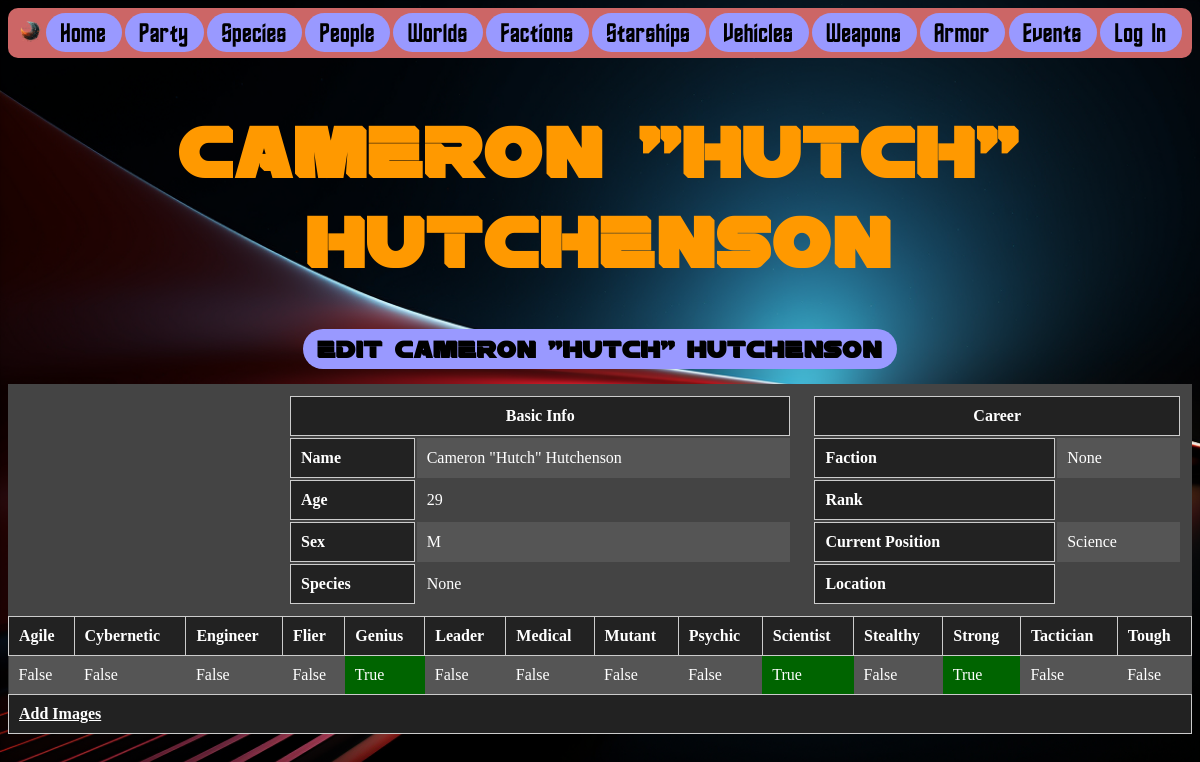
Page /people/11/ on the earlier database version.
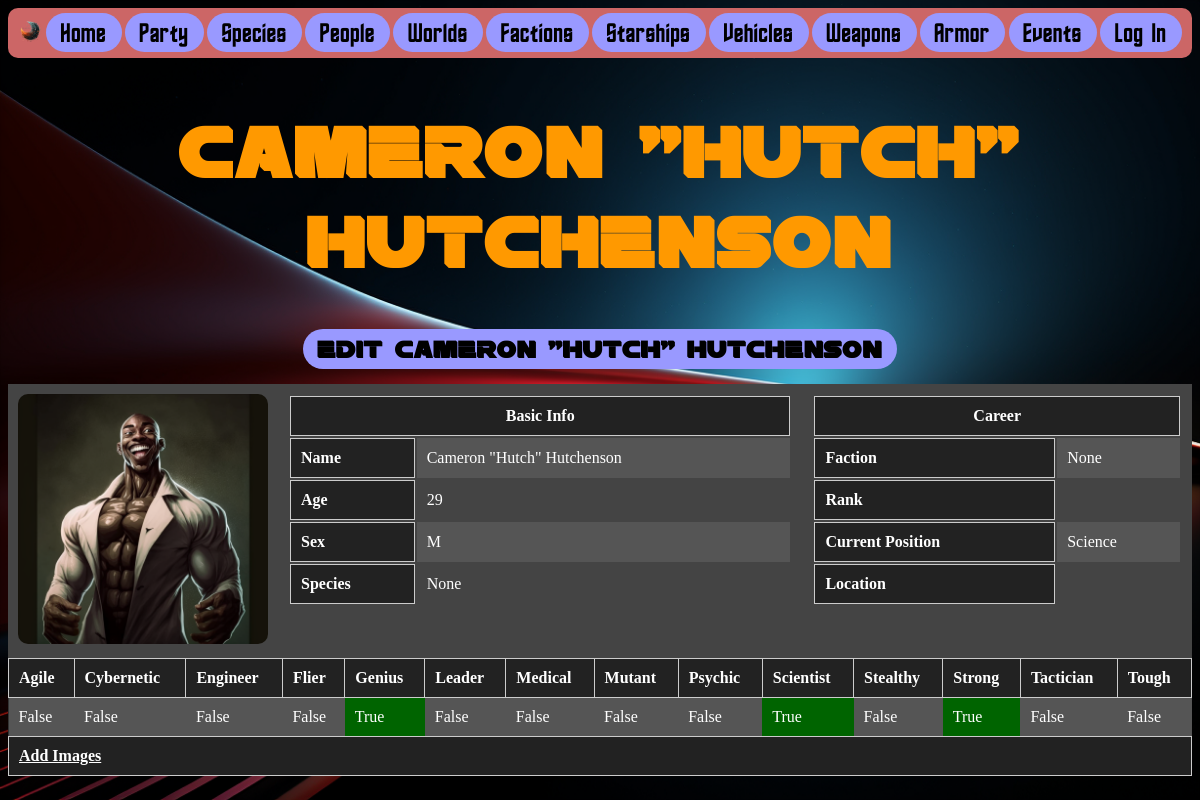
Same page on the later database version.
### people/models.py (models this page shows, shortened)
class Person(models.Model):
    name = models.CharField(max_length=50)
    age = models.IntegerField()
    sex = models.CharField(max_length=50, default='None')
    species = models.ForeignKey('species.Species', on_delete=models.CASCADE, blank=True, null=True)
    faction = models.ForeignKey('factions.Faction', on_delete=models.SET_NULL, blank=True, null=True)
    rank = models.CharField(max_length=50, blank=True)
    position = models.CharField(max_length=50, blank=True)
    weapons = models.ManyToManyField('weapons.Weapon', blank=True)
    armors = models.ManyToManyField('armor.Armor', blank=True)
    bio = models.TextField(blank=True)
    image = models.ImageField(upload_to='people/images/', blank=True)
    stats = models.ForeignKey('Statset', on_delete=models.SET_NULL, blank=True, null=True)
    skills = models.ForeignKey('Skillset', on_delete=models.SET_NULL, blank=True, null=True)
    tactician = models.BooleanField(default=False)
    medical = models.BooleanField(default=False)
    scientist = models.BooleanField(default=False)
    engineer = models.BooleanField(default=False)
    strong = models.BooleanField(default=False)
    tough = models.BooleanField(default=False)
    agile = models.BooleanField(default=False)
    stealthy = models.BooleanField(default=False)
    cybernetic = models.BooleanField(default=False)
    leader = models.BooleanField(default=False)
    genius = models.BooleanField(default=False)
    psychic = models.BooleanField(default=False)
    flier = models.BooleanField(default=False)
    mutant = models.BooleanField(default=False)
    location = models.CharField(max_length=50, blank=True)
    additional_images = models.ManyToManyField('PersonImage', blank=True)
    hidden = models.BooleanField(default=False)

### people/views.py (the view)
# urls.py: path("<int:id>/", views.person_page, name="person_page"),
def person_page(request, id):
    current_person = Person.objects.get(id=id)
    context = {
        'current_person': current_person,
    }
    return render(request, 'person.html', context)

### people/templates/person.html (shortened to what the changed rows need)
{% include 'navbar.html' %}
{% load mathfilters %}
{% load group_check %}
{% block content %}
<h1 class="app_name">{{ current_person.name }}</h1>
<h2 class="index_menu"><a href="{% url 'edit_person' current_person.id%}">Edit {{current_person.name}}</a></h2>
    <div style="width: 100%;">
        <table class="sci-fi-list">
            <tr style="vertical-align: top;">
                <td rowspan="3" style="vertical-align: middle; width: 250px;">
                    {%if current_person.image %}
                        <center><img src="{{current_person.image.url}}" class="crew_image"></center>
                    {% endif %}
                </td>
                <td colspan="3">
                    <table style="vertical-align: top; width: 100%;">
                        <th colspan="2" style="text-align: center;">Basic Info</th>
                        <tr>
                            <th>Name</th>
                            <td>{{ current_person.name }}</td>
                        </tr>
                        <tr>
                            <th>Age</th>
                            <td>{{ current_person.age }}</td>
                        </tr>
                        <tr>
                            <th>Sex</th>
                            <td>{{ current_person.sex }}</td>
                        </tr>
                        <tr>
                            <th>Species</th>
                            <td>{{ current_person.species }}</td>
                        </tr>
                    </table>
                </td>
                <td colspan="2">
                    <table style="vertical-align: top; width: 100%;">
                        <th colspan="2" style="text-align: center;">Career</th>
                        <tr>
                            <th>Faction</th>
                            <td>{{ current_person.faction }}</td>
                        </tr>
                        <tr>
                            <th>Rank</th>
                        </tr>
                        <tr>
                            <th>Current Position</th>
                            <td>{{ current_person.position }}</td>
                        </tr>
                        <tr>
                            <th>Location</th>
                        </tr>
                    </table>
                </td>
            </tr>
        </table>
    </div>
    <div>
        <table class="sci-fi-list">
            <tr>
                <th class="boolean">Agile</th>
                <th class="boolean">Cybernetic</th>
                <th class="boolean">Engineer</th>
                <th class="boolean">Flier</th>
                <th class="boolean">Genius</th>
                <th class="boolean">Leader</th>
                <th class="boolean">Medical</th>
                <th class="boolean">Mutant</th>
                <th class="boolean">Psychic</th>
                <th class="boolean">Scientist</th>
                <th class="boolean">Stealthy</th>
                <th class="boolean">Strong</th>
                <th class="boolean">Tactician</th>
                <th class="boolean">Tough</th>
            </tr>
            <tr>
                <td style="background-color: {% if current_person.agile %}darkgreen{% endif %}">{{ current_person.agile }}</td>
                <td style="background-color: {% if current_person.cybernetic %}darkgreen{% endif %}">{{ current_person.cybernetic }}</td>
                <td style="background-color: {% if current_person.engineer %}darkgreen{% endif %}">{{ current_person.engineer }}</td>
                <td style="background-color: {% if current_person.flier %}darkgreen{% endif %}">{{ current_person.flier }}</td>
                <td style="background-color: {% if current_person.genius %}darkgreen{% endif %}">{{ current_person.genius }}</td>
                <td style="background-color: {% if current_person.leader %}darkgreen{% endif %}">{{ current_person.leader }}</td>
                <td style="background-color: {% if current_person.medical %}darkgreen{% endif %}">{{ current_person.medical }}</td>
                <td style="background-color: {% if current_person.mutant %}darkgreen{% endif %}">{{ current_person.mutant }}</td>
                <td style="background-color: {% if current_person.psychic %}darkgreen{% endif %}">{{ current_person.psychic }}</td>
                <td style="background-color: {% if current_person.scientist %}darkgreen{% endif %}">{{ current_person.scientist }}</td>
                <td style="background-color: {% if current_person.stealthy %}darkgreen{% endif %}">{{ current_person.stealthy }}</td>
                <td style="background-color: {% if current_person.strong %}darkgreen{% endif %}">{{ current_person.strong }}</td>
                <td style="background-color: {% if current_person.tactician %}darkgreen{% endif %}">{{ current_person.tactician }}</td>
                <td style="background-color: {% if current_person.tough %}darkgreen{% endif %}">{{ current_person.tough }}</td>
            </tr>
        </table>
    </div>
    <div>
        <table class="sci-fi-list">
            <tr>
                <th><a href="{% url 'add_images' current_person.id%}"> Add Images</a></th>
            </tr>
        </table>
    </div>
{% endblock %}

Differences in the rows shown:
changed Person "Cameron \"Hutch\" Hutchenson": image: picture added
